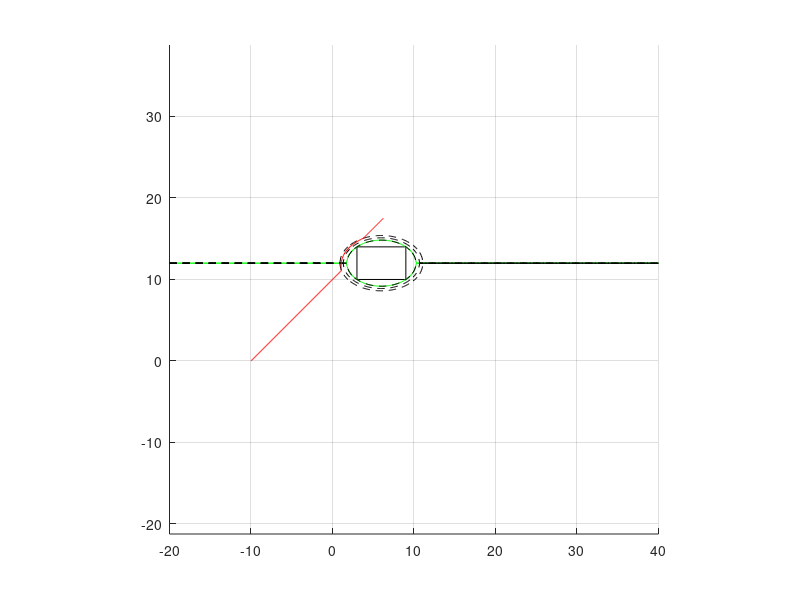

The MATLAB source for this figure:
clear all;
close all;
clf;
clc;

%Dynamic characteristic of the robot
M=0.1;
B_model=0.1;
kd=2;
ksk=1;
kr=0.15;

number_of_robots=1;

xdot = zeros(number_of_robots,1);
ydot = zeros(number_of_robots,1);

x_pos_new=0;
y_pos_new=0;

%Vector to hold the position history
robot_Trajectory_Vec=[];
OBSTACLE=0;
Chi=0;
Psi=0;
%--------------------------------------------------------------------------




%--------------------------------------------------------------------------
%Staring point of the robot
x1=1;
y1=1;
robot{1}=[-10,0];

%Target point of the robot
x2=18;
y2=18;


% plot([x1 x2],[y1 y2],'r--'),hold on,...
%     plot(x1,y1,'o'),plot(x2,y2,'o'),grid on;

%--------------------------------------------------------------------------
%    Developing the Obstacle
%--------------------------------------------------------------------------
%Drawing ellipses arouond the obstacle
%xa,ya is the origin of the rectangle (bottom left corner as according to matlab rectangle command)
%(x0,y0) is the centre of the rectangle/obstacle
%the ellipse envelops a rectangle with (x0+-v1,y0+-v2) as its vertices

%defining some rectangular obstacles
origin_of_rectangle=[3,10];
width=6;
height=4;

figure(1);
rectangle('Position',[origin_of_rectangle width height],'Curvature',[0.05 0.05]),...
    axis equal,axis([-10 20 -10 20]),hold on

xa=origin_of_rectangle(1);
ya=origin_of_rectangle(2);

v1=width/2;
v2=height/2;
%Center of the obstacle
x0=xa+width/2;   
y0=ya+height/2;

%Plotting the ellipse encircling the obstacle
%defining range for x
x=-20:0.1:40;

A=sqrt(1/(2*(v1^2)));
B=sqrt(1/(2*(v2^2)));

y1=sqrt((1-A^2*(x-x0).^2)/B^2)+y0;
y2=-sqrt((1-A^2*(x-x0).^2)/B^2)+y0;
plot(x,y1,'g',x,y2,'g'),axis tight,grid on,hold on

% B1=0.1:0.1:0.5
% A1=(A/B)*B1

%Defining ellipses around the obstacles
v1_expansion=v1:v1/10:v1*1.25;
A1=sqrt(1./(2*(v1_expansion.^2)));
B1=(B/A)*A1;

for i=1:length(B1)
%     if(B1(i))>B
%         disp('I am here')
%     else
        y1=sqrt((1-A1(i)^2*(x-x0).^2)/B1(i)^2)+y0;
        y2=-sqrt((1-A1(i)^2*(x-x0).^2)/B1(i)^2)+y0;
        plot(x,y1,'--k',x,y2,'--k'),axis tight,grid on,hold on       
%     end
    
end
%--------------------------------------------------------------------------
%--------------------------------------------------------------------------


%Moving the robot with time
% for i=1:number_of_robots

for t=1:600
    t
    dummy=robot(1);
    xy_pos=cell2mat(dummy);
    x_pos=xy_pos(1);
    y_pos=xy_pos(2);
    
       
   
    
    %Calculation of the angle with which robot is approaching the obstacle
    if(t>3)
    robot_Trajectory_Vec{t-2};
    robot_Trajectory_Vec{t-1};
    xy_coordinate=robot_Trajectory_Vec{t-1}-robot_Trajectory_Vec{t-2};
   
    Chi=atan2(y0-y_pos,x0-x_pos);    %Angle between the obstacle centre-robot  and the horizontal
    Psi=atan2(xy_coordinate(2),xy_coordinate(1));   %Robot Heading angle with the horizontal
    end
    
    
    %Contsant force applied on the robots
    fxkdes=0.1;
    fykdes=0.1;
%     fkdes=sqrt(fxkdes^2+fykdes^2);
    %     fyv=0.1+*sin(2*pi*(1/1000)*t);
    
    %---------------------------------------------------------------------    
    %Testing whether the robot is approaching the obstacle
    test=A1(end)^2*(x_pos-x0)^2+B1(end)^2*(y_pos-y0)^2-1;
    
    
    if test<1e-3 
        OBSTACLE=1;
        ra=sqrt((x_pos-x0)^2+(y_pos-y0)^2);
    else
        OBSTACLE=0;
    end
    %---------------------------------------------------------------------    
    %   Defining forces to avoid obstacle
    %---------------------------------------------------------------------    
    if (OBSTACLE==0)
        fxkOA=fxkdes;
        fykOA=fykdes;
       
    
    elseif (OBSTACLE==1) 
%         fxkOA=fxkdes;
%         fykOA=fykdes;
%         
        fxkrc=(B/A)*(y_pos-y0);
        fykrc=-(A/B)*(x_pos-x0);
        fxkrcc=-(B/A)*(y_pos-y0);
        fykrcc=(A/B)*(x_pos-x0);
        
        fkdes=sqrt(fxkdes^2+fykdes^2);
        
        if (mod(Psi-Chi,2*pi)<=pi)   %Psi>=Chi
            fxkr=fxkrc;
            fykr=fykrc;
        elseif (mod(Psi-Chi,2*pi)>pi) %Psi<Chi
            fxkr=fxkrcc;
            fykr=fykrcc;
        end
        
         
            
            
        mod_fkr=sqrt(fxkr^2+fykr^2);
        fxkrn=fxkr/mod_fkr;
        fykrn=fykr/mod_fkr;
        
        rk=sqrt(A^2*(x_pos-x0)^2+B^2*(y_pos-y0)^2-1);
        fxkOA=fxkdes+((abs(fkdes)*fxkrn)/(rk^2))*(1/rk-1/ra);
        fykOA=fykdes+((abs(fkdes)*fykrn)/(rk^2))*(1/rk-1/ra);
        
    end    
    
    % if(abs(FxkVS(i))>FORCE_THRESHOLD)
    fx = @(t,x) [x(2); (fxkOA-(B_model+kd)*x(2))/M];
    [T,X]=ode45(fx,[0,0.5],[x_pos;xdot]);
    [m,z] = size(X);
    x_pos_new=real(X(m,1));  %we used 'real' to avoid the complex values we get sometime when the solution of the differential equation necomes complex
    xdot=real(X(m,2));
    % end
    
    % if(abs(FykVS(i))>FORCE_THRESHOLD)
    fy = @(t,y) [y(2); (fykOA-(B_model+kd)*y(2))/M];
    [T,Y]=ode45(fy,[0,0.5],[y_pos;ydot]);
    [m,z] = size(Y);
    y_pos_new=real(Y(m,1));
    ydot=real(Y(m,2));
    
    robot{1}=[x_pos_new y_pos_new];
    robot_Trajectory_Vec=[robot_Trajectory_Vec;robot];
    % end
end

robots_trajectory=cell2mat(robot_Trajectory_Vec);
figure(1);
plot(robots_trajectory(:,1),robots_trajectory(:,2),'r-'),hold on, grid on,



